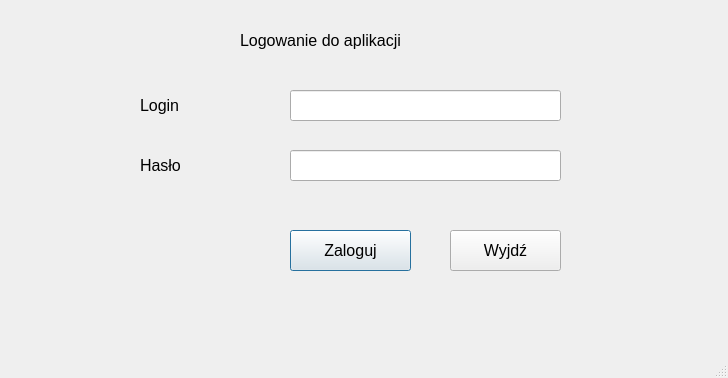
<?xml version="1.0" encoding="UTF-8"?>
<ui version="4.0">
 <class>MainWindow</class>
 <widget class="QMainWindow" name="MainWindow">
  <property name="geometry">
   <rect>
    <x>0</x>
    <y>0</y>
    <width>728</width>
    <height>378</height>
   </rect>
  </property>
  <property name="windowTitle">
   <string>MainWindow</string>
  </property>
  <widget class="QWidget" name="centralwidget">
   <widget class="QLineEdit" name="loginLineEdit">
    <property name="geometry">
     <rect>
      <x>290</x>
      <y>90</y>
      <width>271</width>
      <height>31</height>
     </rect>
    </property>
    <property name="font">
     <font>
      <pointsize>12</pointsize>
     </font>
    </property>
   </widget>
   <widget class="QLineEdit" name="passwordLineEdit">
    <property name="geometry">
     <rect>
      <x>290</x>
      <y>150</y>
      <width>271</width>
      <height>31</height>
     </rect>
    </property>
    <property name="font">
     <font>
      <pointsize>12</pointsize>
     </font>
    </property>
   </widget>
   <widget class="QLabel" name="loginLabel">
    <property name="geometry">
     <rect>
      <x>140</x>
      <y>90</y>
      <width>101</width>
      <height>31</height>
     </rect>
    </property>
    <property name="font">
     <font>
      <pointsize>12</pointsize>
     </font>
    </property>
    <property name="text">
     <string>Login</string>
    </property>
   </widget>
   <widget class="QLabel" name="passwordLabel">
    <property name="geometry">
     <rect>
      <x>140</x>
      <y>150</y>
      <width>91</width>
      <height>31</height>
     </rect>
    </property>
    <property name="font">
     <font>
      <pointsize>12</pointsize>
     </font>
    </property>
    <property name="text">
     <string>Hasło</string>
    </property>
   </widget>
   <widget class="QPushButton" name="loginButton">
    <property name="geometry">
     <rect>
      <x>290</x>
      <y>230</y>
      <width>121</width>
      <height>41</height>
     </rect>
    </property>
    <property name="font">
     <font>
      <pointsize>12</pointsize>
     </font>
    </property>
    <property name="text">
     <string>Zaloguj</string>
    </property>
    <property name="autoDefault">
     <bool>false</bool>
    </property>
    <property name="default">
     <bool>true</bool>
    </property>
   </widget>
   <widget class="QPushButton" name="abortButton">
    <property name="geometry">
     <rect>
      <x>450</x>
      <y>230</y>
      <width>111</width>
      <height>41</height>
     </rect>
    </property>
    <property name="font">
     <font>
      <pointsize>12</pointsize>
     </font>
    </property>
    <property name="text">
     <string>Wyjdź</string>
    </property>
   </widget>
   <widget class="QLabel" name="label">
    <property name="geometry">
     <rect>
      <x>240</x>
      <y>20</y>
      <width>211</width>
      <height>41</height>
     </rect>
    </property>
    <property name="font">
     <font>
      <pointsize>12</pointsize>
     </font>
    </property>
    <property name="text">
     <string>Logowanie do aplikacji</string>
    </property>
   </widget>
  </widget>
  <widget class="QMenuBar" name="menubar">
   <property name="geometry">
    <rect>
     <x>0</x>
     <y>0</y>
     <width>728</width>
     <height>21</height>
    </rect>
   </property>
  </widget>
  <widget class="QStatusBar" name="statusbar"/>
 </widget>
 <resources/>
 <connections/>
</ui>
